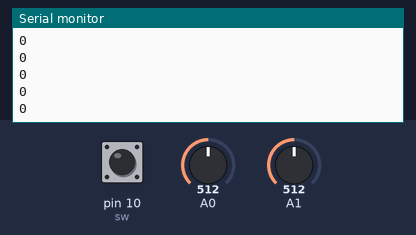
Simulated run of this sketch. Board: Arduino Uno, built with avr-gcc and run on an emulated ATmega328P. Shown: the last lines printed to the serial monitor. The inputs (shaded band) are chosen by the test bench; at power-on: A0 = 512, pin 10 (sw) HIGH, A1 = 512.

Above: at 1.2 s.
1.3 s: A0 set to 716
At 1.9 s:
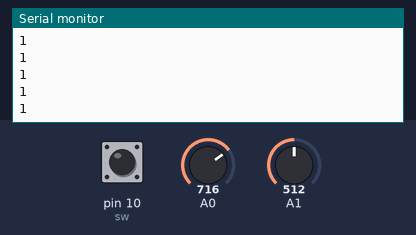
2.8 s: pin 10 (sw) pulled LOW for 0.15 s
At 3.02 s:
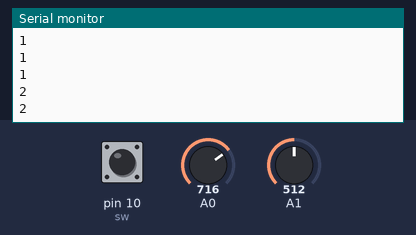
4.4 s: A0 set to 306
At 5.2 s:
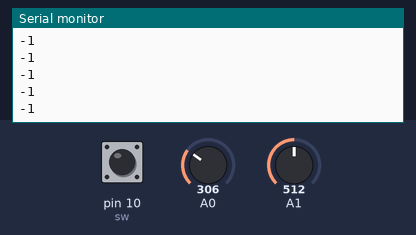
Timing chart, 0 to 7.4 s (numbered marks = the images above; inputs shaded):
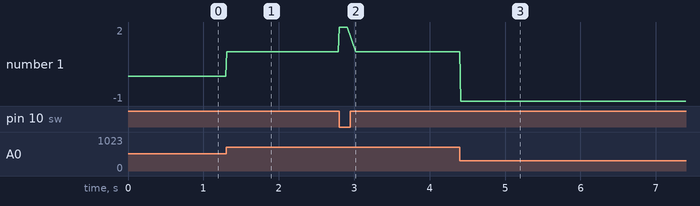

Measured:
- after the input at 1.3 s, the serial monitor: prints a new line at once (image 1)
- after the input at 2.8 s, the serial monitor: prints a new line at once (image 2)
- after the input at 4.4 s, the serial monitor: prints a new line at once (image 3)
- plotted number 1: 0 → 1 after the input at 1.3 s, 1 → -1 after the input at 4.4 s

The sketch:

arduinoSetup.ino
```cpp
int x = 0;
int y = 0;
int sw = 10;


void setup()
{
  pinMode(sw, INPUT_PULLUP);
  Serial.begin(9600);
}
void loop()
{
  if (true)
  {
    x = analogRead(A0);
    y = analogRead(A1);

    int valueSW = digitalRead(sw);


    if (valueSW != 0) {
      int a = floor(map(x, 0, 1024, -1, 2));
      Serial.println(a);

    }else {
       Serial.println(2);
       delay(100);
      }

  }
  delay(10);
}
```
